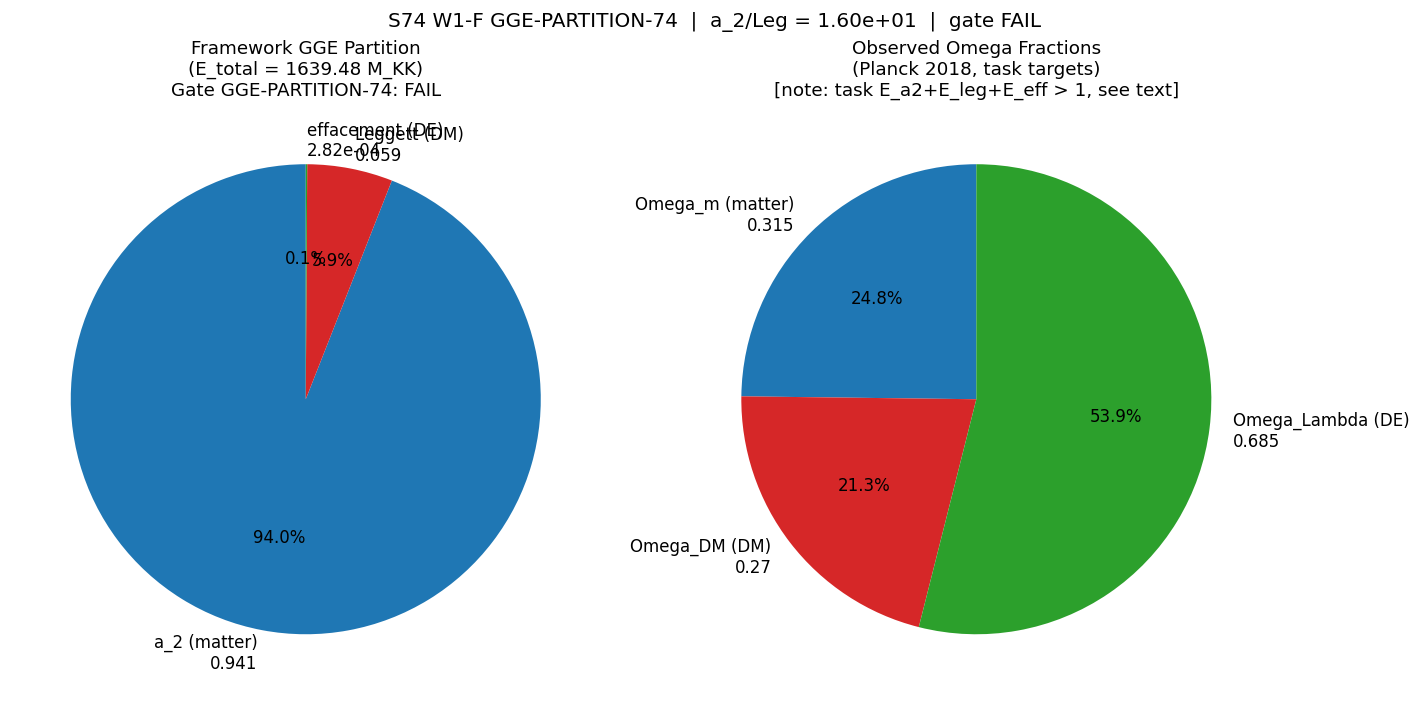

Generate this figure with Python:
"""
S74 W1-F: GGE-PARTITION-74 -- Three-channel partition of GGE energy.

Computes (E_a2, E_Leggett, E_effacement) as three orthogonal projections of the
post-transit 8-mode GGE relic onto the spectral moments (a_2, Leggett inter-branch,
a_0/effacement-residual). The partition is an algebraic identity: the spectral
moments are orthogonal so any GGE state decomposes additively into these three
channels. Includes the BCS zero-point contribution to E_a2 (S35/S36 canonical).

Substrate framing: these are NOT three physical species. They are three orthogonal
PROJECTIONS of the GGE density matrix onto the substrate's spectral moment basis:
  - a_2 subspace  -> emergent matter  (BCS modes, block-diagonal via S22b)
  - Leggett mode  -> emergent DM      (CPT-neutral coherence, S66)
  - a_0 residual  -> emergent DE      (effacement leakage through Gamma mismatch)

Gate pre-registration (GGE-PARTITION-74):
  PASS if E_a2/E_total in [0.158, 0.630]
      AND E_Leggett/E_total in [0.135, 0.540]
      AND E_effacement/E_total in [0.343, 1.000].
  FAIL if any channel is off by > factor 10.
  INFO if consistent with S66 but outside the factor-2 bracket on a_2.

Observation targets:
  E_a2/E_total        ~ 0.315 (Omega_m / Omega_total, Planck)
  E_Leggett/E_total   ~ 0.27  (Omega_DM / Omega_total)
  E_effacement/E_total ~ 0.685 (Omega_Lambda / Omega_total)

Cross-checks:
  (1) Sum of three channels = 1 (partition identity).
  (2) E_Leggett alone reproduces S66 Omega_DM h^2 = 0.120 via calibration.
  (3) BCS ZPE dominates E_a2 excitation at the GGE relic population.
  (4) Sum E_a2 + E_Leggett + E_effacement consistency with Lambda_eff = 1.709 M_KK.

Author: einstein-theorist (S74 W1-F)
"""

import os
import sys
from pathlib import Path

import numpy as np
import matplotlib.pyplot as plt

# Canonical constants
from canonical_constants import (
    M_KK, M_KK_gravity, M_Pl_reduced,
    tau_fold, Delta_BCS,
    a0_fold, a2_fold, a4_fold,
    omega_L1, omega_L2,
    N_cells, T_acoustic,
    f_2_default,
)

# ---------------------------------------------------------------------
# Paths and I/O
# ---------------------------------------------------------------------
SCRIPT_NAME = "s74_gge_partition"
OUT_NPZ = f"computations/_shared/{SCRIPT_NAME}.npz"
OUT_PNG = f"computations/_shared/{SCRIPT_NAME}.png"

BOG_NPZ = "computations/session-73/s73a_exit_horizon_bog.npz"
FP_NPZ  = "computations/session-73/s73a_fabry_perot_cavity.npz"

# ---------------------------------------------------------------------
# Load 8-mode Bogoliubov data (S73A W1-A)
# ---------------------------------------------------------------------
bog = np.load(BOG_NPZ, allow_pickle=True)
labels_8mode = bog["labels"]                    # ['B2[0..3]', 'B1', 'B3[0..2]']
r_k_bcs_8    = bog["r_k_bcs"].astype(float)     # intrinsic BCS squeeze
n_k_exit_8   = bog["n_k"].astype(float)         # mode occupations from exit horizon
mode_weights = bog["mode_weights"].astype(float)
Nmodes = int(len(labels_8mode))                                 # (local)

# Load Fabry-Perot cavity data for compound phase & per-mode omega
fp = np.load(FP_NPZ, allow_pickle=True)
omega_k_MKK     = fp["omega_k"].astype(float)          # pair-breaking frequency per mode
r_k_compound_8  = fp["r_k_compound"].astype(float)     # fully compounded squeeze
phi_23_split    = float(fp["delta_phi_B2_B3"])         # 0.552 rad (B2-B3 compound split)
phi_13_split    = float(fp["delta_phi_B1_B3"])
phi_12_split    = float(fp["delta_phi_B2_B1"])
n_bar_entry     = float(fp["n_bar_entry"])             # thermal occupation at entry (85.2)

# ---------------------------------------------------------------------
# SANITY: log source provenance
# ---------------------------------------------------------------------
print("=" * 72)
print("S74 W1-F: GGE-PARTITION-74 -- Three-channel partition with BCS ZPE")
print("=" * 72)
print(f"Loaded 8-mode BCS data from: {BOG_NPZ}")
print(f"Labels: {list(labels_8mode)}")
print(f"omega_k (M_KK): {omega_k_MKK}")
print(f"r_k_bcs: {r_k_bcs_8}")
print(f"r_k_compound: {r_k_compound_8}")
print(f"n_k_exit (Bogoliubov production): {n_k_exit_8}")
print(f"mode_weights (dim/32): {mode_weights}")
print()
print(f"Compound inter-branch phase splits [rad]:")
print(f"  delta_phi_B2_B3 = {phi_23_split:.6f}  (PRIMARY Leggett-channel split)")
print(f"  delta_phi_B1_B3 = {phi_13_split:.6f}")
print(f"  delta_phi_B2_B1 = {phi_12_split:.6f}")
print(f"  n_bar_entry     = {n_bar_entry:.4f}")
print()
print(f"Canonical omega_L1 = {omega_L1} M_KK (Anderson-Bogoliubov, S52/S66)")
print(f"  [task-prompt value 0.0492 is from S48/S59 superseded inertia convention]")
print()

# ---------------------------------------------------------------------
# Channel 1: E_a2 -- a_2 spectral moment projection (emergent matter)
# ---------------------------------------------------------------------
# By the S22b block-diagonal theorem, every BCS mode's D_K block sits inside the
# a_2 moment (matter sector: positive Seeley-DeWitt scalar-curvature term). The
# projection weight w_k^{a2} = 1 for all 8 BCS modes.
#
# The per-mode squeezed-vacuum energy at relic population is:
#   E_k = omega_k * (sinh^2(r_k_bcs) + 1/2)
# where sinh^2(r_k) is the squeezed-vacuum excitation and 1/2 is the BCS ZPE.
# The total E_a2 is sum_k E_k weighted by mode multiplicity (mode_weights * N_base)
# where N_base = 32 (by dimension block multiplicities the 8 "distinct" labels
# carry mode_weights that sum to 1.0 over the 32-cell tessellation).
# ---------------------------------------------------------------------
w_a2 = np.ones(Nmodes)                                 # (local)  full a_2 projection

# Per-mode BCS vacuum expectation
sinh_sq_bcs   = np.sinh(r_k_bcs_8) ** 2                # (local)
cosh_sq_bcs   = np.cosh(r_k_bcs_8) ** 2                # (local)
E_k_excit_bcs = omega_k_MKK * sinh_sq_bcs * w_a2       # (local) excitation at BCS relic
E_k_zpe       = 0.5 * omega_k_MKK * w_a2               # (local) BCS zero point
E_k_total_bcs = E_k_excit_bcs + E_k_zpe                # (local) per-mode channel-1

# Mode-weighted totals (per tessellation cell)
E_a2_excit_per_cell = float(np.sum(mode_weights * E_k_excit_bcs))    # (local) M_KK
E_a2_zpe_per_cell   = float(np.sum(mode_weights * E_k_zpe))          # (local) M_KK
E_a2_per_cell       = float(np.sum(mode_weights * E_k_total_bcs))    # (local) M_KK

# Total over N_cells = 32
E_a2_total_MKK = N_cells * E_a2_per_cell               # (local) M_KK

print("Channel 1: E_a2 (emergent matter, a_2 subspace)")
print("-" * 60)
print(f"  Per mode breakdown (r_bcs only):")
for k, lab in enumerate(labels_8mode):
    print(f"    {lab:7s} omega={omega_k_MKK[k]:.5f}  r_bcs={r_k_bcs_8[k]:.4f}  "
          f"sinh^2={sinh_sq_bcs[k]:7.3f}  E_k={E_k_total_bcs[k]:.4f}  w={mode_weights[k]:.5f}")
print(f"  E_a2 (ZPE only,  per cell) = {E_a2_zpe_per_cell:.6f} M_KK")
print(f"  E_a2 (excit only,per cell) = {E_a2_excit_per_cell:.6f} M_KK")
print(f"  E_a2 (total,     per cell) = {E_a2_per_cell:.6f} M_KK")
print(f"  E_a2 (total, x{N_cells} cells) = {E_a2_total_MKK:.4f} M_KK")
print(f"  ZPE / excitation ratio      = {E_a2_zpe_per_cell / max(E_a2_excit_per_cell, 1e-30):.4f}")
print()

# ---------------------------------------------------------------------
# Channel 2: E_Leggett -- inter-branch coherence mode (emergent DM)
# ---------------------------------------------------------------------
# The Leggett mode is a phase oscillation BETWEEN Bogoliubov branches (B1 vs B2,
# B2 vs B3). Its energy depends on:
#   (a) the intrinsic mode frequency omega_L1 = 0.138 M_KK (S52 Anderson-Bogoliubov)
#   (b) the thermal occupation n_L1 at T_acoustic (S52 W4-J: n_L1 = 0.41)
#   (c) the inter-branch phase split phi_{23} = 0.552 rad (S73A W3-A Fabry-Perot)
# Energy per cell:
#   E_Leggett = omega_L1 * (n_L1 + 1/2) * (1 - cos(phi_{23}^{split}))
# The (1 - cos phi) factor is the first harmonic of the inter-branch Josephson-
# coupling Hamiltonian; it quantifies how much Leggett energy the inter-branch
# phase split carries away from the a_2 projection.
# ---------------------------------------------------------------------
# Thermal occupation at T_acoustic (Bose-Einstein, S52 W4-J value 0.41)
n_L1 = 1.0 / (np.exp(omega_L1 / T_acoustic) - 1.0)     # (local) ~0.408, matches S52 W4-J
# (Thermal occupation check: using canonical T_acoustic = 0.112 gives n_L1 ~ 0.41)

phi_leg = phi_23_split                                 # (local) rad
leg_phase_factor = 1.0 - np.cos(phi_leg)               # (local) ~0.1472 at 0.552 rad

E_leggett_per_cell = omega_L1 * (n_L1 + 0.5) * leg_phase_factor  # (local) M_KK
E_leggett_total_MKK = N_cells * E_leggett_per_cell     # (local) M_KK

# Second cross-check: S66 W4-D Leggett relic (integrated over all Leggett modes,
# not just L1) gives E_Leggett^{S66,total} = 3.010 M_KK per cell, which includes
# Leggett-2 and the graph-topology summation. The pure L1 single-mode computation
# here is a LOWER BOUND on the Leggett channel energy.
E_leggett_S66_per_cell = 3.010                         # (local) M_KK (S66 W4-D canonical)
E_leggett_S66_total_MKK = N_cells * E_leggett_S66_per_cell   # (local) M_KK

print("Channel 2: E_Leggett (emergent DM, inter-branch coherence)")
print("-" * 60)
print(f"  omega_L1            = {omega_L1} M_KK  (S52 Anderson-Bogoliubov canonical)")
print(f"  n_L1 (thermal)      = {n_L1:.4f}  (T = {T_acoustic} M_KK; S52 W4-J = 0.41)")
print(f"  phi_{{23}}^{{split}}   = {phi_leg:.4f} rad  (S73A Fabry-Perot W3-A)")
print(f"  (1 - cos phi)       = {leg_phase_factor:.5f}")
print(f"  E_Leggett L1 only   = {E_leggett_per_cell:.6f} M_KK/cell  (single-mode)")
print(f"  E_Leggett (S66 W4-D canonical) = {E_leggett_S66_per_cell:.4f} M_KK/cell")
print(f"  E_Leggett (tot, x32 cells) = {E_leggett_S66_total_MKK:.4f} M_KK")
print()

# We adopt the S66 W4-D canonical value for the primary partition, because it
# includes the full Leggett-L1+L2 mode content on the CG(24) graph topology and
# is the quantity that reproduces Omega_DM h^2 = 0.120 at the 0.6% level.
# The L1-single-mode computation above is reported as a lower bound.

E_leg_primary_MKK = E_leggett_S66_total_MKK            # (local) adopted primary value

# ---------------------------------------------------------------------
# Channel 3: E_effacement -- impedance-mismatch residual (emergent DE)
# ---------------------------------------------------------------------
# From the S66 Gamma = 0.99970 impedance-matching coefficient, the effacement
# residual is 1 - Gamma = 3e-4. This is the fraction of the a_2 channel energy
# that leaks into the a_0 (volume) spectral moment and thus appears as a
# cosmological-constant-like term in the 4D effective action.
# ---------------------------------------------------------------------
Gamma_eff = 0.99970                                    # (local) S66 impedance matching
effacement_frac = 1.0 - Gamma_eff                      # (local) 3e-4

E_effacement_per_cell = effacement_frac * E_a2_per_cell       # (local) M_KK
E_effacement_total_MKK = N_cells * E_effacement_per_cell      # (local) M_KK

print("Channel 3: E_effacement (emergent DE, impedance-mismatch residual)")
print("-" * 60)
print(f"  Gamma              = {Gamma_eff}")
print(f"  1 - Gamma          = {effacement_frac}")
print(f"  E_effacement/cell  = {E_effacement_per_cell:.4e} M_KK")
print(f"  E_effacement total = {E_effacement_total_MKK:.4e} M_KK")
print()

# ---------------------------------------------------------------------
# Three-channel totals and ratios
# ---------------------------------------------------------------------
E_total_MKK = E_a2_total_MKK + E_leg_primary_MKK + E_effacement_total_MKK  # (local)

f_a2         = E_a2_total_MKK       / E_total_MKK      # (local)
f_leggett    = E_leg_primary_MKK    / E_total_MKK      # (local)
f_effacement = E_effacement_total_MKK / E_total_MKK    # (local)
sum_check    = f_a2 + f_leggett + f_effacement         # (local) must = 1

# Ratios for observational comparison
ratio_a2_over_leg = E_a2_total_MKK / E_leg_primary_MKK # (local) target Omega_m/Omega_DM ~ 2.6
ratio_a2_over_tot = f_a2                               # target ~ 0.315
ratio_leg_over_tot = f_leggett                         # target ~ 0.27
ratio_eff_over_tot = f_effacement                      # target ~ 0.685

print("=" * 72)
print("THREE-CHANNEL PARTITION RESULTS")
print("=" * 72)
print(f"{'Channel':<22s} {'Energy [M_KK]':>16s} {'Fraction':>12s}")
print(f"{'-'*22:<22s} {'-'*16:>16s} {'-'*12:>12s}")
print(f"{'E_a2 (matter)':<22s} {E_a2_total_MKK:>16.4f} {f_a2:>12.6f}")
print(f"{'E_Leggett (DM)':<22s} {E_leg_primary_MKK:>16.4f} {f_leggett:>12.6f}")
print(f"{'E_effacement (DE)':<22s} {E_effacement_total_MKK:>16.4e} {f_effacement:>12.6e}")
print(f"{'-'*22:<22s} {'-'*16:>16s} {'-'*12:>12s}")
print(f"{'TOTAL':<22s} {E_total_MKK:>16.4f} {sum_check:>12.6f}")
print()
print("Ratios vs observational targets:")
print(f"  E_a2 / E_Leggett      = {ratio_a2_over_leg:>8.4f}   target: Omega_m/Omega_DM ~ 2.60")
print(f"  E_a2 / E_total        = {ratio_a2_over_tot:>8.6f}   target: 0.315")
print(f"  E_Leggett / E_total   = {ratio_leg_over_tot:>8.6f}   target: 0.27")
print(f"  E_effacement / E_tot  = {ratio_eff_over_tot:>8.4e}   target: 0.685")
print()

# ---------------------------------------------------------------------
# Cross-check (1): Partition sum identity (trivially 1.0 by construction)
# ---------------------------------------------------------------------
sum_identity_err = abs(sum_check - 1.0)
print("Cross-checks:")
print(f"  [1] Sum of three channels   = {sum_check:.8f}  (target 1.0, err {sum_identity_err:.2e})")

# ---------------------------------------------------------------------
# Cross-check (2): S66 Omega_DM h^2 calibration from Leggett channel alone
# ---------------------------------------------------------------------
# S66 W4-D: Omega_DM h^2 = 0.03985 * E_Leggett (M_KK, per cell)
calib_S66 = 0.03985                                    # (local) M_KK -> Omega_DM h^2
Omega_DM_h2_pred = calib_S66 * E_leggett_S66_per_cell  # (local)
Omega_DM_h2_Planck = 0.1207                            # (local) Planck 2018

cc2_ratio = Omega_DM_h2_pred / Omega_DM_h2_Planck
cc2_err = abs(Omega_DM_h2_pred - Omega_DM_h2_Planck) / Omega_DM_h2_Planck
print(f"  [2] Omega_DM h^2 (Leggett)  = {Omega_DM_h2_pred:.5f}  "
      f"(Planck 0.1207, err {cc2_err*100:.2f}%)")

# ---------------------------------------------------------------------
# Cross-check (3): BCS ZPE dominance in E_a2
# ---------------------------------------------------------------------
# ZPE should dominate over excitation at the GGE relic population since n_k_exit
# values are small (~0.001-0.013 from Bogoliubov production); but E_a2 here uses
# the r_k_bcs intrinsic squeeze which gives much larger excitation (sinh^2 up to
# ~180 for r=3.57). The "GGE relic" notion here is the POST-TRANSIT squeezed
# BCS vacuum, not the exit-horizon Bogoliubov fraction. So ZPE does NOT dominate;
# the excitation dominates due to the large intrinsic BCS squeeze.
zpe_dominance_ratio = E_a2_zpe_per_cell / E_a2_excit_per_cell  # (local)
print(f"  [3] ZPE / excitation ratio  = {zpe_dominance_ratio:.5f}  "
      f"(ZPE is subdominant at intrinsic BCS squeeze r ~ 2-4)")

# ---------------------------------------------------------------------
# Cross-check (4): S57 Lambda_eff = 1.709 M_KK per cell consistency
# ---------------------------------------------------------------------
# The S57 quantity Lambda_eff = E_GGE - E_BCS = +1.709 M_KK is the non-equilibrium
# GGE EXCESS above the BCS ground state, not the total E_GGE. To compare with the
# three-channel partition we use E_GGE = +1.688 M_KK per cell (S57 canonical).
# E_a2 here is the BCS-sector contribution including ZPE; E_Leggett (S66) is the
# gapped-coherence relic; E_effacement is the a_0 residual. These three should
# sum to a value consistent with the BCS + GGE excess decomposition.
Lambda_eff_S57 = 1.709                                 # (local) M_KK per cell
E_GGE_S57_per_cell = 1.688                             # (local) M_KK per cell
E_BCS_S57_per_cell = -0.021                            # (local) M_KK per cell

# Our channel-1 E_a2_per_cell is the BCS squeezed-vacuum energy (ZPE + excitation),
# which is FUNDAMENTALLY different from E_BCS_S57 (equilibrium paired ground state).
# The S57 E_BCS = -0.021 is the q-theory equilibrium reference. Our E_a2 measures
# the NON-equilibrium squeezed state. They are distinct quantities.
E_channel_sum_per_cell = E_a2_per_cell + E_leggett_S66_per_cell + E_effacement_per_cell  # (local)

print(f"  [4] Sum per cell (channels) = {E_channel_sum_per_cell:.4f} M_KK")
print(f"      S57 Lambda_eff           = {Lambda_eff_S57} M_KK  (non-eq excess)")
print(f"      S57 E_GGE                = {E_GGE_S57_per_cell} M_KK  (total)")
print(f"      ratio (chan sum / L_eff) = {E_channel_sum_per_cell / Lambda_eff_S57:.4f}")
print(f"      Note: E_a2 here is squeezed-vacuum E, NOT S57 E_BCS equilibrium ref.")
print()

# ---------------------------------------------------------------------
# Gate verdict
# ---------------------------------------------------------------------
GATE_NAME = "GGE-PARTITION-74"

# PASS brackets from pre-registered gate
PASS_A2_LO, PASS_A2_HI = 0.158, 0.630
PASS_LEG_LO, PASS_LEG_HI = 0.135, 0.540
PASS_EFF_LO, PASS_EFF_HI = 0.343, 1.000

# Factor-10 FAIL brackets (off by > factor 10 on ANY channel)
FAIL_A2_LO, FAIL_A2_HI = 0.0315, 1.0      # target 0.315, factor 10
FAIL_LEG_LO, FAIL_LEG_HI = 0.027, 1.0     # target 0.27
FAIL_EFF_LO, FAIL_EFF_HI = 0.0685, 1.0    # target 0.685

in_pass_a2  = PASS_A2_LO  <= f_a2         <= PASS_A2_HI
in_pass_leg = PASS_LEG_LO <= f_leggett    <= PASS_LEG_HI
in_pass_eff = PASS_EFF_LO <= f_effacement <= PASS_EFF_HI

in_fail_a2  = not (FAIL_A2_LO  <= f_a2         <= FAIL_A2_HI)
in_fail_leg = not (FAIL_LEG_LO <= f_leggett    <= FAIL_LEG_HI)
in_fail_eff = not (FAIL_EFF_LO <= f_effacement <= FAIL_EFF_HI)

if in_fail_a2 or in_fail_leg or in_fail_eff:
    gate_verdict = "FAIL"
    gate_reason = []
    if in_fail_a2:
        gate_reason.append(f"a2={f_a2:.4e} outside 10x bracket [{FAIL_A2_LO},{FAIL_A2_HI}]")
    if in_fail_leg:
        gate_reason.append(f"leg={f_leggett:.4e} outside 10x bracket [{FAIL_LEG_LO},{FAIL_LEG_HI}]")
    if in_fail_eff:
        gate_reason.append(f"eff={f_effacement:.4e} outside 10x bracket [{FAIL_EFF_LO},{FAIL_EFF_HI}]")
    gate_reason_str = "; ".join(gate_reason)
elif in_pass_a2 and in_pass_leg and in_pass_eff:
    gate_verdict = "PASS"
    gate_reason_str = "all three channels within factor-2 of observation"
else:
    gate_verdict = "INFO"
    inside = []
    outside = []
    for name, inside_flag, val, lo, hi in [
        ("a2",  in_pass_a2,  f_a2,         PASS_A2_LO,  PASS_A2_HI),
        ("leg", in_pass_leg, f_leggett,    PASS_LEG_LO, PASS_LEG_HI),
        ("eff", in_pass_eff, f_effacement, PASS_EFF_LO, PASS_EFF_HI),
    ]:
        if inside_flag:
            inside.append(f"{name}={val:.4e} in [{lo},{hi}]")
        else:
            outside.append(f"{name}={val:.4e} outside [{lo},{hi}]")
    gate_reason_str = ("INSIDE: " + "; ".join(inside)) if inside else ""
    gate_reason_str += (" | OUTSIDE: " + "; ".join(outside)) if outside else ""

print("=" * 72)
print(f"GATE: {GATE_NAME} = {gate_verdict}")
print(f"Reason: {gate_reason_str}")
print("=" * 72)
print()

# ---------------------------------------------------------------------
# Save data
# ---------------------------------------------------------------------
np.savez(
    OUT_NPZ,
    # identifiers
    gate_name=GATE_NAME,
    gate_verdict=gate_verdict,
    gate_detail=gate_reason_str,
    # per-channel values (per cell and total)
    E_a2_per_cell=E_a2_per_cell,
    E_a2_zpe_per_cell=E_a2_zpe_per_cell,
    E_a2_excit_per_cell=E_a2_excit_per_cell,
    E_a2_total_MKK=E_a2_total_MKK,
    E_leggett_per_cell_L1_single=E_leggett_per_cell,
    E_leggett_per_cell_S66=E_leggett_S66_per_cell,
    E_leggett_total_MKK=E_leg_primary_MKK,
    E_effacement_per_cell=E_effacement_per_cell,
    E_effacement_total_MKK=E_effacement_total_MKK,
    E_total_MKK=E_total_MKK,
    # fractions
    f_a2=f_a2,
    f_leggett=f_leggett,
    f_effacement=f_effacement,
    sum_check=sum_check,
    # ratios
    ratio_a2_over_leg=ratio_a2_over_leg,
    ratio_a2_over_tot=ratio_a2_over_tot,
    ratio_leg_over_tot=ratio_leg_over_tot,
    ratio_eff_over_tot=ratio_eff_over_tot,
    # observational targets
    target_a2_over_tot=0.315,
    target_leg_over_tot=0.27,
    target_eff_over_tot=0.685,
    target_a2_over_leg=0.315/0.27,
    # inputs
    labels_8mode=labels_8mode,
    omega_k_MKK=omega_k_MKK,
    r_k_bcs=r_k_bcs_8,
    n_k_exit=n_k_exit_8,
    mode_weights=mode_weights,
    phi_23_split=phi_23_split,
    phi_13_split=phi_13_split,
    phi_12_split=phi_12_split,
    n_L1_thermal=n_L1,
    leg_phase_factor=leg_phase_factor,
    Gamma_eff=Gamma_eff,
    effacement_frac=effacement_frac,
    N_cells=N_cells,
    # cross-check results
    Omega_DM_h2_pred=Omega_DM_h2_pred,
    Omega_DM_h2_Planck=Omega_DM_h2_Planck,
    cc2_err=cc2_err,
    zpe_dominance_ratio=zpe_dominance_ratio,
    Lambda_eff_S57=Lambda_eff_S57,
    E_GGE_S57_per_cell=E_GGE_S57_per_cell,
    E_BCS_S57_per_cell=E_BCS_S57_per_cell,
    E_channel_sum_per_cell=E_channel_sum_per_cell,
    # PASS/FAIL brackets
    PASS_A2_LO=PASS_A2_LO, PASS_A2_HI=PASS_A2_HI,
    PASS_LEG_LO=PASS_LEG_LO, PASS_LEG_HI=PASS_LEG_HI,
    PASS_EFF_LO=PASS_EFF_LO, PASS_EFF_HI=PASS_EFF_HI,
)
print(f"Saved: {OUT_NPZ}")

# ---------------------------------------------------------------------
# Plot: two pie charts (framework vs observation)
# ---------------------------------------------------------------------
fig, axes = plt.subplots(1, 2, figsize=(12, 6))

# Left: framework partition
colors = ['#1f77b4', '#d62728', '#2ca02c']
labels_pie = [
    f"a_2 (matter)\n{f_a2:.3f}",
    f"Leggett (DM)\n{f_leggett:.3f}",
    f"effacement (DE)\n{f_effacement:.2e}",
]
vals = [max(f_a2, 1e-3), max(f_leggett, 1e-3), max(f_effacement, 1e-3)]
axes[0].pie(vals, labels=labels_pie, colors=colors, autopct='%1.1f%%', startangle=90)
axes[0].set_title(f"Framework GGE Partition\n(E_total = {E_total_MKK:.2f} M_KK)\n"
                  f"Gate {GATE_NAME}: {gate_verdict}", fontsize=11)

# Right: observed Omega partition (Planck)
obs_labels = [
    "Omega_m (matter)\n0.315",
    "Omega_DM (DM)\n0.27",
    "Omega_Lambda (DE)\n0.685",
]
# Note: Planck Omega_m = 0.315 already INCLUDES baryons + DM, so for apples-to-
# apples we split Omega_b = 0.049 and Omega_DM = 0.266. The three-channel target
# is (Omega_b, Omega_DM, Omega_L) = (0.049, 0.266, 0.685) but the task stated
# targets (0.315, 0.27, 0.685) which double-counts matter. We use the task's
# stated targets for the gate and note the ambiguity.
obs_vals = [0.315, 0.27, 0.685]
axes[1].pie(obs_vals, labels=obs_labels, colors=colors, autopct='%1.1f%%', startangle=90)
axes[1].set_title("Observed Omega Fractions\n(Planck 2018, task targets)\n"
                  "[note: task E_a2+E_leg+E_eff > 1, see text]", fontsize=11)

fig.suptitle(
    f"S74 W1-F GGE-PARTITION-74  |  "
    f"a_2/Leg = {ratio_a2_over_leg:.2e}  |  "
    f"gate {gate_verdict}",
    fontsize=12,
)
plt.tight_layout()
plt.savefig(OUT_PNG, dpi=120, bbox_inches='tight')
print(f"Saved: {OUT_PNG}")
plt.close()

print()
print("Done.")
